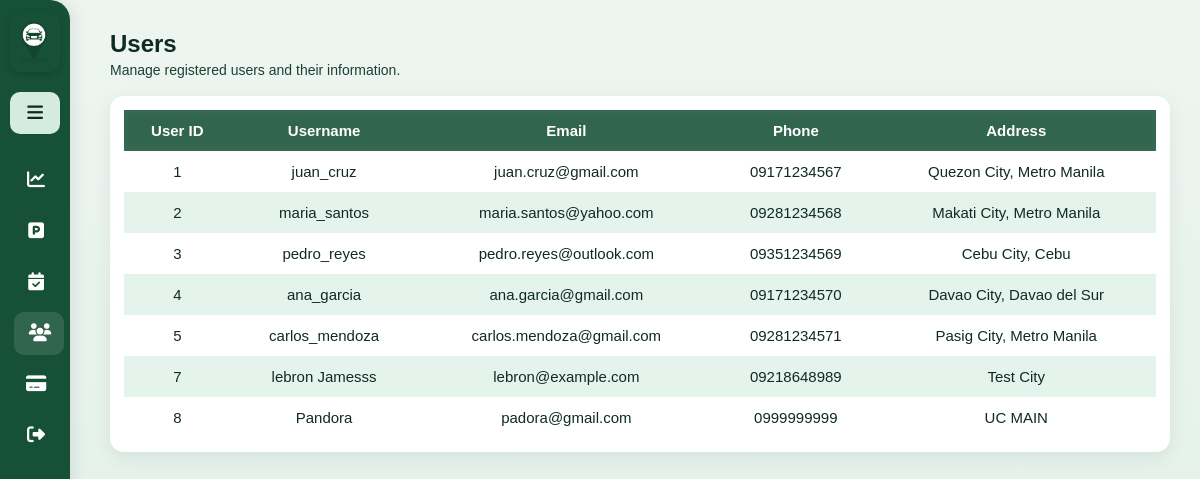
The app's page /?controller=AdminController&action=getUserContactPage, older data.
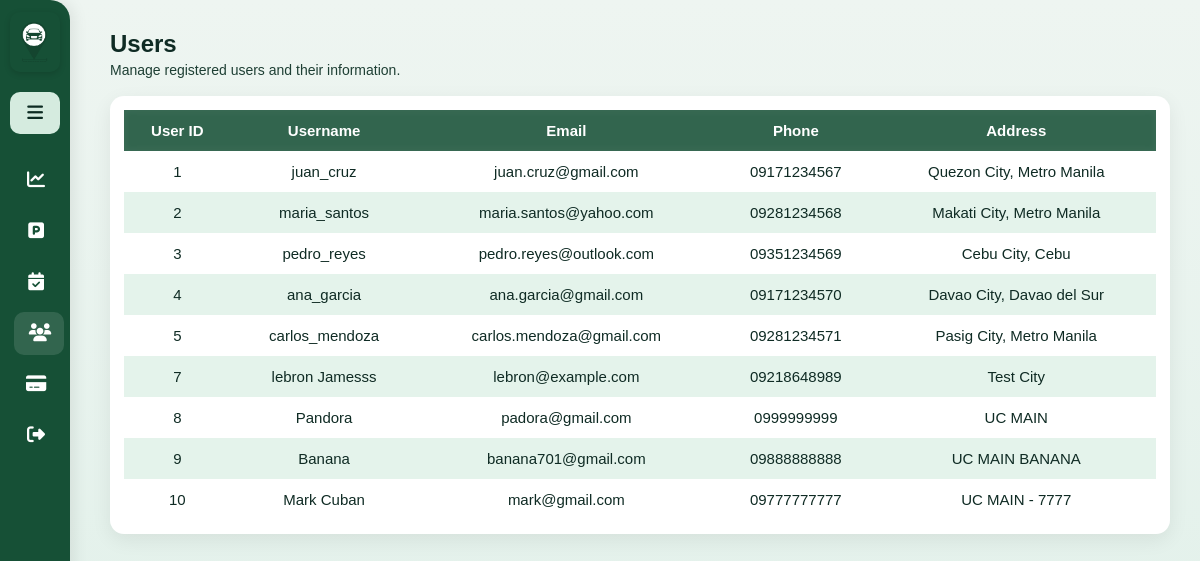
The same page, newer data.
### tables this page shows
CREATE TABLE User (    user_id INTEGER PRIMARY KEY AUTOINCREMENT,    username VARCHAR(50) NOT NULL UNIQUE,    email VARCHAR(100) NOT NULL UNIQUE,    phonenumber VARCHAR(15) NOT NULL,    address TEXT NOT NULL,    password TEXT NOT NULL,    role TEXT NOT NULL DEFAULT 'user' CHECK (role IN ('user', 'admin')),    created_at DATETIME DEFAULT CURRENT_TIMESTAMP);

### views/uniLayout.php (called while the page is built)
<?php require_once("./views/$folderPath" . "/$folderPath" . "Layout.php")?>

### controllers/BaseController.php (called while the page is built, shortened)
<?php
class BaseController{
    public function  renderView($folderPath, $fileName, $datas = NULL, $location = NULL){
        $content = $datas;
        require_once("./views/uniLayout.php");
    }
}

### controllers/AdminController.php (called while the page is built, shortened)
<?php
class AdminController extends BaseController{
    protected $userModel;
    public function __construct(){
        $this->userModel = $this->loadModel("User");
    }
    public function getUserContactPage(){
        $datas = $this->userModel->getAllUser();
        $this->renderView("admin", "UserDetailsPage", $datas, "userPages");
    }
}

### index.php (called while the page is built, shortened)
<?php
require_once("./dbConnection.php");
require_once("./router.php");

### models/BaseModel.php (called while the page is built, shortened)
<?php
class BaseModel{
    public function __construct(){
        $this->db = DbConnection::getInstance();
    }
}

### dbConnection.php (called while the page is built)
<?php
class DbConnection{
    private static $instance = NULL;
    public static function getInstance(){
        if(!isset(self::$instance)){
            try{
                $pdo = new PDO("sqlite:" . __DIR__ . "/database/parkwise.db");
                $pdo->setAttribute(PDO::ATTR_ERRMODE, PDO::ERRMODE_EXCEPTION);
                self::$instance = $pdo;
            }catch(PDOException $e){
                exit("SOMETHING WENT WRONG WHILE CONNECTING TO DATABASE" .  $e->getMessage());
            }
        }
        return self::$instance;
    }
}

### models/user.php (called while the page is built, shortened)
<?php
class User extends BaseModel{
    protected $table = "User";
      public function getAllUser(){
        try{
            $sql = "SELECT * FROM {$this->table} WHERE role = 'user'";
            $request = $this->db->query($sql);
            $result = $request->fetchAll(PDO::FETCH_ASSOC);
            return $result;
        }catch(PDOException $e){
            error_log($e->getMessage());
            return false;
        }
    }
}

### views/admin/UserDetailsPage.php (the view, shortened to what this page needs)
<section id="users" class="section visible">
    <h1>Users</h1>
    <p class="section-subtitle">Manage registered users and their information.</p>
    <div class="table-wrapper">
      <table class="data-table">
        <thead>
          <tr>
            <th>User ID</th>
            <th>Username</th>
            <th>Email</th>
            <th>Phone</th>
            <th>Address</th>
          </tr>
        </thead>
        <tbody>
          <?php if(isset($content) && is_array($content) && count($content) > 0): ?>
            <?php foreach($content as $user): ?>
              <tr>
                <td><?= htmlspecialchars($user['user_id'] ?? '') ?></td>
                <td><?= htmlspecialchars($user['username'] ?? '') ?></td>
                <td><?= htmlspecialchars($user['email'] ?? '') ?></td>
                <td><?= htmlspecialchars($user['phonenumber'] ?? '') ?></td>
                <td><?= htmlspecialchars($user['address'] ?? '') ?></td>
              </tr>
            <?php endforeach; ?>
          <?php endif; ?>
        </tbody>
      </table>
    </div>
</section>

Row changes from the older to the newer data that the page shows:
added user: user_id "9", username "Banana", email "banana701@gmail.com", phonenumber "09888888888", address "UC MAIN BANANA"
added user: user_id "10", username "Mark Cuban", email "mark@gmail.com", phonenumber "09777777777", address "UC MAIN - 7777"
